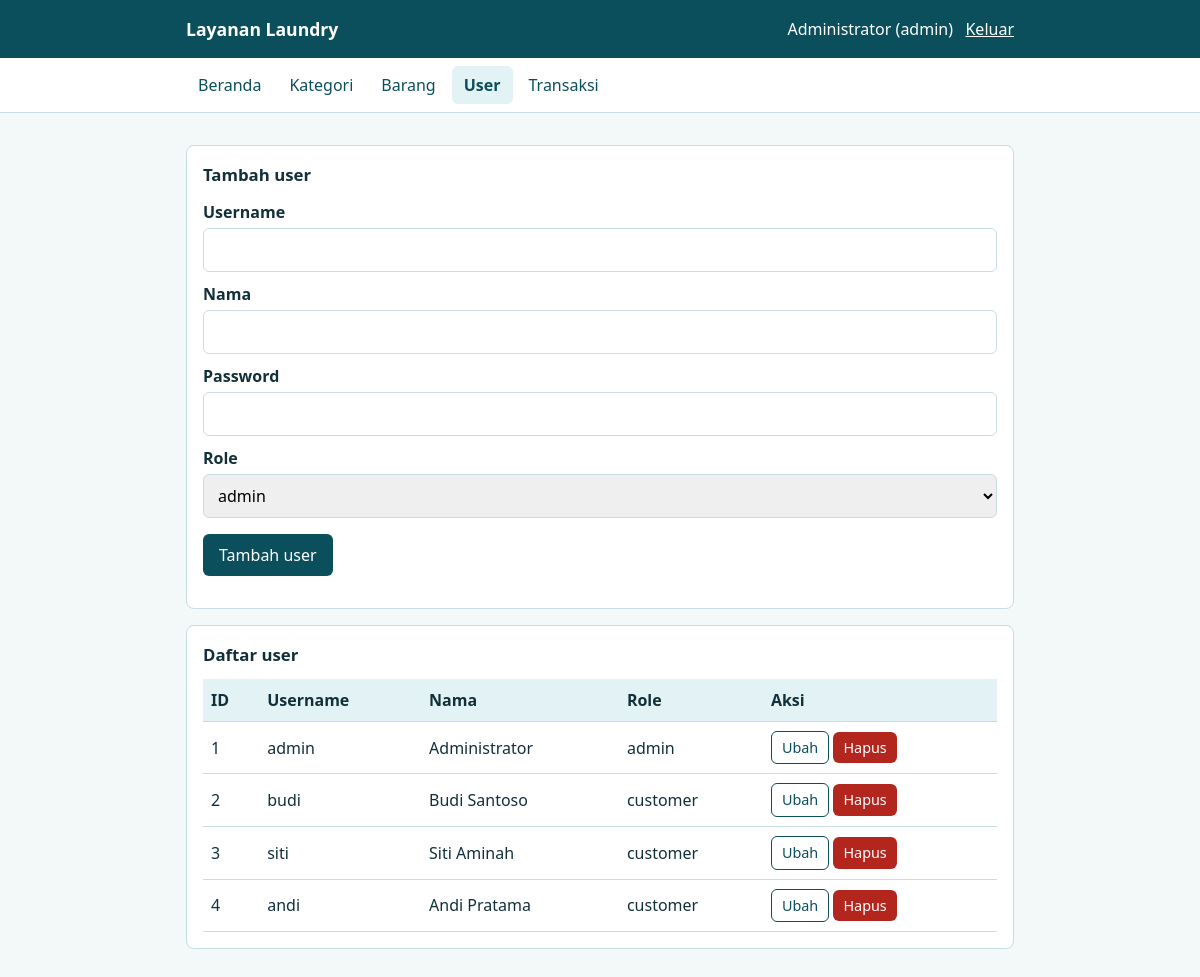
/user.php (signed in), run on the app's committed database.
### tables this page shows
CREATE TABLE tb_user (
  id_user INT AUTO_INCREMENT PRIMARY KEY,
  username VARCHAR(50) NOT NULL UNIQUE,
  pass VARCHAR(255) NOT NULL,
  role ENUM('admin','customer') NOT NULL,
  nama VARCHAR(100) NOT NULL
);

### koneksi.php (called while the page is built, shortened)
<?php
function e($teks) {
    return htmlspecialchars($teks, ENT_QUOTES, 'UTF-8');
}

### user.php (the view, shortened to what this page needs)
<?php
require "koneksi.php";
$edit = null;
$data = mysqli_query($koneksi, "SELECT * FROM tb_user ORDER BY id_user");
include "header.php";
?>
<section class="card">
  <h2><?= $edit ? "Ubah user" : "Tambah user" ?></h2>
  <form method="post">
    <label for="username">Username</label>
    <input type="text" id="username" name="username" maxlength="50" required value="<?= $edit ? e($edit['username']) : "" ?>">
    <label for="nama">Nama</label>
    <input type="text" id="nama" name="nama" maxlength="100" required value="<?= $edit ? e($edit['nama']) : "" ?>">
    <label for="pass">Password</label>
    <input type="password" id="pass" name="pass" <?= $edit ? 'placeholder="Kosongkan jika tidak diubah"' : 'required' ?>>
    <label for="role">Role</label>
    <select id="role" name="role" required>
      <?php foreach (['admin', 'customer'] as $r): ?>
        <option value="<?= $r ?>" <?= ($edit && $edit['role'] == $r) ? "selected" : "" ?>><?= $r ?></option>
      <?php endforeach; ?>
    </select>
    <p>
      <button class="btn" type="submit"><?= $edit ? "Simpan perubahan" : "Tambah user" ?></button>
    </p>
  </form>
</section>
<section class="card">
  <h2>Daftar user</h2>
  <div class="scroll">
  <table>
    <tr><th>ID</th><th>Username</th><th>Nama</th><th>Role</th><th>Aksi</th></tr>
    <?php while ($r = mysqli_fetch_assoc($data)): ?>
    <tr>
      <td><?= (int)$r['id_user'] ?></td>
      <td><?= e($r['username']) ?></td>
      <td><?= e($r['nama']) ?></td>
      <td><?= e($r['role']) ?></td>
      <td class="aksi">
        <a class="btn kecil abu" href="user.php?edit=<?= (int)$r['id_user'] ?>">Ubah</a>
        <form method="post" style="display:inline" onsubmit="return confirm('Hapus user ini?')">
          <button class="btn kecil merah" type="submit">Hapus</button>
        </form>
      </td>
    </tr>
    <?php endwhile; ?>
  </table>
  </div>
</section>
<?php include "footer.php"; ?>

### style.css (style rules this page uses)
:root { --tua:#0B4F5C;--air:#1B9BAA;--muda:#E3F2F5;--teks:#12303A;--abu:#5B7580;--garis:#C9DDE2;--merah:#B3261E;--hijau:#1E7B45 }
* { box-sizing:border-box }
body { margin:0;font-family:"Segoe UI",Arial,sans-serif;color:var(--teks);background:#F3F8F9;line-height:1.5 }
.card { background:#fff;border:1px solid var(--garis);border-radius:8px;padding:16px;margin:16px 0 }
h2 { font-size:1.05rem;margin:0 0 12px }
label { display:block;font-weight:600;margin:10px 0 4px }
input,select { width:100%;padding:9px 10px;border:1px solid var(--garis);border-radius:6px;font:inherit }
.btn { display:inline-block;background:var(--tua);color:#fff;border:0;border-radius:6px;padding:9px 16px;font:inherit;cursor:pointer;text-decoration:none }
.btn.kecil { padding:5px 10px;font-size:.9rem }
.btn.abu { background:#fff;color:var(--tua);border:1px solid var(--tua) }
.btn.merah { background:var(--merah) }
table { width:100%;border-collapse:collapse }
th,td { text-align:left;padding:9px 8px;border-bottom:1px solid var(--garis) }
th { background:var(--muda) }
.scroll { overflow-x:auto }
.aksi { white-space:nowrap }

### data on the page
tb_user: id_user "1", username "admin", nama "Administrator", role "admin"
tb_user: id_user "2", username "budi", nama "Budi Santoso", role "customer"
tb_user: id_user "3", username "siti", nama "Siti Aminah", role "customer"
tb_user: id_user "4", username "andi", nama "Andi Pratama", role "customer"

### other printed values
$_SESSION['nama'] "Administrator"
$_SESSION['role'] "admin"
form field role "admin"
